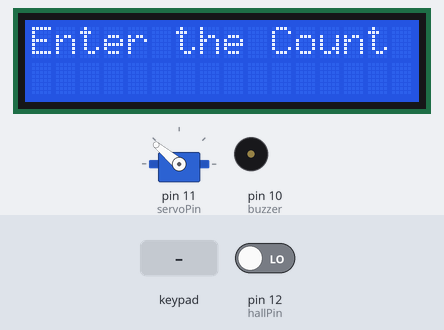
The sketch below on a simulated Arduino Uno, built with avr-gcc and run on an emulated ATmega328P. On the bench: 16×2 character LCD, servo, buzzer (waves = sounding, pin HIGH). The test bench sets the inputs (shaded band); at power-on: pin 12 (hallPin) LOW.

Above: at 6.2 s.
6.3 s: key '1' pressed
At 7.7 s:
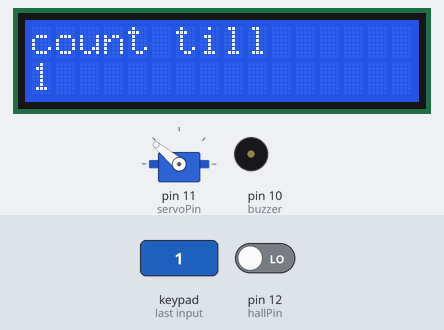
At 9.1 s:
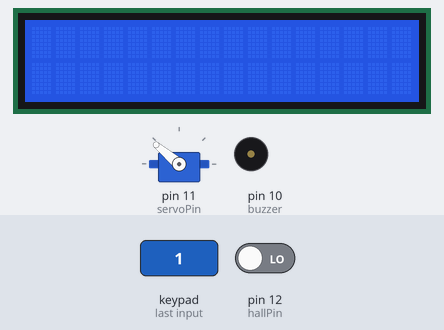
9.3 s: pin 12 (hallPin) driven HIGH
At 9.8 s:
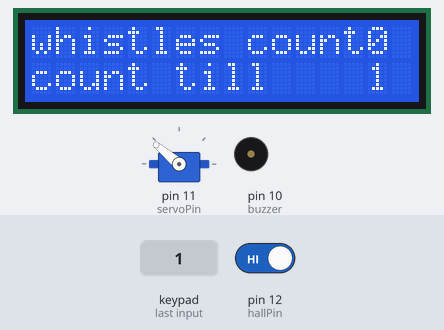
Timing chart, 0 to 12.3 s (numbered marks = the images above; inputs shaded):
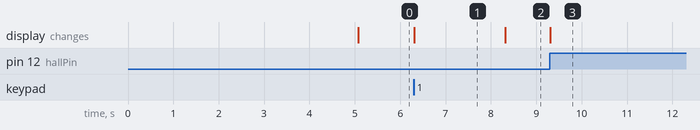

Measured:
- after the input at 6.3 s, the display: changes at once (image 1)
- after the input at 9.3 s, the display: changes at once (image 3)
- what the display in image 1 shows lasts 2.0 s, from 6.3 s to 8.3 s

The sketch:

smart_pressure_cooker.ino
```cpp
#include<LiquidCrystal.h>
#include<Servo.h>
#include <Keypad.h>

Servo myservo;
int servoPin=11;
LiquidCrystal lcd(A5,A4,A3,A2,13,4);
const int hallPin = 12 ;
long hallState, hallState_count, count;
int num;
volatile int test=0;
volatile int test_prev = 0;
int buzzer = 10;
const byte ROWS = 4; //four rows
const byte COLS = 3; //three columns
char keys[ROWS][COLS] = {
  {'1','2','3'},
  {'4','5','6'},
  {'7','8','9'},
  {'*','0','#'}
};
byte colPins[COLS] = {7,8,9}; //connect to the column pinouts of the keypad

byte rowPins[ROWS] = {3,5,2,6}; //connect to the row pinouts of the keypad

Keypad keypad = Keypad( makeKeymap(keys), rowPins, colPins, ROWS, COLS );

void setup(){
   pinMode ( hallPin , INPUT ) ;
   lcd.begin(16, 2);
  lcd.setCursor(0,0);
  lcd.print("Pressor cooker");
  lcd.setCursor(0,1);
  lcd.print("with Display");
  delay(5000);
  lcd.clear();
  pinMode(buzzer, OUTPUT); // Set buzzer - pin 9 as an output
  myservo.attach(servoPin);
  myservo.write(140);
}
void loop()
{
    char key = keypad.getKey();
    num = key-'0';
    lcd.setCursor(0,0);
    lcd.print("Enter the Count");
    lcd.setCursor(0,1);
  if (key){
    lcd.clear();
    lcd.setCursor(0,0);
    lcd.print("count till");
    lcd.setCursor(0,1);
    lcd.print(num);
    delay(2000);
    lcd.clear();
    while(1){
    sensor();
    }
  }
}
void sensor(){

  hallState = digitalRead (hallPin) ;
//Serial.println(hallState);
//Serial.print("state");
test=hallState;
if(test == 1 && test_prev==0)
{
hallState_count++;
count = hallState_count -1;
lcd.clear();
lcd.setCursor(0,0);
lcd.print("whistles count");
lcd.setCursor(14,0);
lcd.print(count);
 lcd.setCursor(0,1);
lcd.print("count till");
lcd.setCursor(14,1);
lcd.print(num);
delay(4000);
//lcd.clear();
if (count>=3)
{
  lcd.clear();
  tone(buzzer, 1000);
lcd.print("whistles counted  ");
lcd.setCursor(0,1);
lcd.print(count);
  delay(7000);
  noTone(buzzer);
//  lcd.clear();
 if(count == num )
{
myservo.write(20);
lcd.clear();
lcd.setCursor(0,0);
lcd.print("Food is Ready");
lcd.setCursor(0,1);
lcd.print("Gas is off");
delay(50000);
//lcd.clear();
}
}
}
test_prev=test;
}
```
